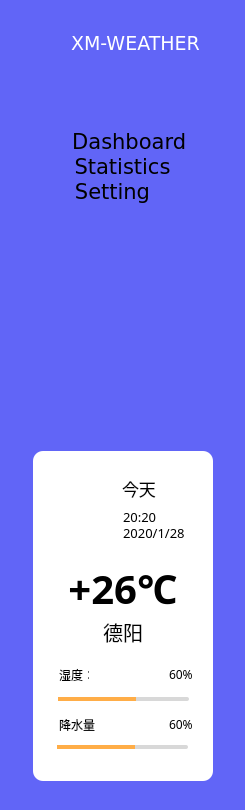
   <widget class="QWidget" name="Left_widget" native="true">
    <property name="geometry">
     <rect>
      <x>0</x>
      <y>0</y>
      <width>245</width>
      <height>810</height>
     </rect>
    </property>
    <property name="minimumSize">
     <size>
      <width>245</width>
      <height>810</height>
     </size>
    </property>
    <property name="maximumSize">
     <size>
      <width>245</width>
      <height>810</height>
     </size>
    </property>
    <property name="styleSheet">
     <string notr="true">background-color: rgb(97, 101, 247);
border-top-left-radius:10px;
border-bottom-left-radius:10px;</string>
    </property>
    <widget class="QListWidget" name="List_widget">
     <property name="geometry">
      <rect>
       <x>0</x>
       <y>129</y>
       <width>245</width>
       <height>171</height>
      </rect>
     </property>
     <property name="minimumSize">
      <size>
       <width>245</width>
       <height>0</height>
      </size>
     </property>
     <property name="maximumSize">
      <size>
       <width>245</width>
       <height>245</height>
      </size>
     </property>
     <property name="styleSheet">
      <string notr="true">QListWidget::Item:selected {
    border-left: 5px solid rgb(255,255,255);
	color:rgb(255,255,255);
}
QListWidget::Item:hover {
    border-left: 5px solid rgb(255,255,255);
}</string>
     </property>
     <property name="lineWidth">
      <number>1</number>
     </property>
     <property name="iconSize">
      <size>
       <width>60</width>
       <height>60</height>
      </size>
     </property>
     <property name="spacing">
      <number>0</number>
     </property>
     <property name="modelColumn">
      <number>0</number>
     </property>
     <item>
      <property name="text">
       <string>  Dashboard</string>
      </property>
      <property name="font">
       <font>
        <family>Verdana</family>
        <pointsize>16</pointsize>
       </font>
      </property>
      <property name="textAlignment">
       <set>AlignCenter</set>
      </property>
      <property name="background">
       <brush brushstyle="NoBrush">
        <color alpha="255">
         <red>255</red>
         <green>255</green>
         <blue>255</blue>
        </color>
       </brush>
      </property>
      <property name="foreground">
       <brush brushstyle="NoBrush">
        <color alpha="255">
         <red>255</red>
         <green>255</green>
         <blue>255</blue>
        </color>
       </brush>
      </property>
     </item>
     <item>
      <property name="text">
       <string>Statistics</string>
      </property>
      <property name="font">
       <font>
        <family>Verdana</family>
        <pointsize>16</pointsize>
       </font>
      </property>
      <property name="textAlignment">
       <set>AlignCenter</set>
      </property>
      <property name="background">
       <brush brushstyle="NoBrush">
        <color alpha="255">
         <red>255</red>
         <green>255</green>
         <blue>255</blue>
        </color>
       </brush>
      </property>
      <property name="foreground">
       <brush brushstyle="NoBrush">
        <color alpha="255">
         <red>255</red>
         <green>255</green>
         <blue>255</blue>
        </color>
       </brush>
      </property>
     </item>
     <item>
      <property name="text">
       <string>Setting   </string>
      </property>
      <property name="font">
       <font>
        <family>Verdana</family>
        <pointsize>16</pointsize>
       </font>
      </property>
      <property name="textAlignment">
       <set>AlignCenter</set>
      </property>
      <property name="background">
       <brush brushstyle="NoBrush">
        <color alpha="255">
         <red>255</red>
         <green>255</green>
         <blue>255</blue>
        </color>
       </brush>
      </property>
      <property name="foreground">
       <brush brushstyle="NoBrush">
        <color alpha="255">
         <red>255</red>
         <green>255</green>
         <blue>255</blue>
        </color>
       </brush>
      </property>
     </item>
    </widget>
    <widget class="QLabel" name="Title_label">
     <property name="geometry">
      <rect>
       <x>71</x>
       <y>28</y>
       <width>151</width>
       <height>31</height>
      </rect>
     </property>
     <property name="font">
      <font>
       <family>Verdana</family>
       <pointsize>14</pointsize>
       <weight>50</weight>
       <italic>false</italic>
       <bold>false</bold>
      </font>
     </property>
     <property name="styleSheet">
      <string notr="true">color: rgb(255, 255, 255);</string>
     </property>
     <property name="text">
      <string>XM-WEATHER</string>
     </property>
    </widget>
    <widget class="QLabel" name="label_3">
     <property name="geometry">
      <rect>
       <x>20</x>
       <y>25</y>
       <width>43</width>
       <height>41</height>
      </rect>
     </property>
     <property name="minimumSize">
      <size>
       <width>43</width>
       <height>41</height>
      </size>
     </property>
     <property name="maximumSize">
      <size>
       <width>43</width>
       <height>41</height>
      </size>
     </property>
     <property name="styleSheet">
      <string notr="true">background-image:url(../icon/logo.png);</string>
     </property>
     <property name="text">
      <string/>
     </property>
    </widget>
    <widget class="QLabel" name="Msg_Precipitation">
     <property name="geometry">
      <rect>
       <x>59</x>
       <y>717</y>
       <width>40</width>
       <height>15</height>
      </rect>
     </property>
     <property name="minimumSize">
      <size>
       <width>40</width>
       <height>15</height>
      </size>
     </property>
     <property name="maximumSize">
      <size>
       <width>40</width>
       <height>15</height>
      </size>
     </property>
     <property name="font">
      <font>
       <family>等线</family>
      </font>
     </property>
     <property name="styleSheet">
      <string notr="true">background-color: rgb(255, 255, 255);</string>
     </property>
     <property name="text">
      <string>降水量：</string>
     </property>
    </widget>
    <widget class="QLabel" name="Msg_Date">
     <property name="geometry">
      <rect>
       <x>123</x>
       <y>525</y>
       <width>80</width>
       <height>15</height>
      </rect>
     </property>
     <property name="minimumSize">
      <size>
       <width>80</width>
       <height>15</height>
      </size>
     </property>
     <property name="maximumSize">
      <size>
       <width>80</width>
       <height>15</height>
      </size>
     </property>
     <property name="font">
      <font>
       <family>等线 Light</family>
       <pointsize>10</pointsize>
      </font>
     </property>
     <property name="styleSheet">
      <string notr="true">background-color: rgb(255, 255, 255);</string>
     </property>
     <property name="text">
      <string>2020/1/28</string>
     </property>
    </widget>
    <widget class="QLabel" name="Msg_Temper">
     <property name="geometry">
      <rect>
       <x>33</x>
       <y>558</y>
       <width>180</width>
       <height>60</height>
      </rect>
     </property>
     <property name="minimumSize">
      <size>
       <width>180</width>
       <height>60</height>
      </size>
     </property>
     <property name="maximumSize">
      <size>
       <width>185</width>
       <height>60</height>
      </size>
     </property>
     <property name="font">
      <font>
       <family>等线 Light</family>
       <pointsize>30</pointsize>
       <weight>75</weight>
       <bold>true</bold>
      </font>
     </property>
     <property name="styleSheet">
      <string notr="true">border-radius:10px;
background-color: rgb(255, 255, 255);</string>
     </property>
     <property name="text">
      <string>+26℃</string>
     </property>
     <property name="alignment">
      <set>Qt::AlignCenter</set>
     </property>
    </widget>
    <widget class="QLabel" name="Msg_Time">
     <property name="geometry">
      <rect>
       <x>123</x>
       <y>509</y>
       <width>50</width>
       <height>15</height>
      </rect>
     </property>
     <property name="minimumSize">
      <size>
       <width>50</width>
       <height>15</height>
      </size>
     </property>
     <property name="maximumSize">
      <size>
       <width>50</width>
       <height>15</height>
      </size>
     </property>
     <property name="font">
      <font>
       <family>等线 Light</family>
       <pointsize>10</pointsize>
      </font>
     </property>
     <property name="styleSheet">
      <string notr="true">background-color: rgb(255, 255, 255);</string>
     </property>
     <property name="text">
      <string>20:20</string>
     </property>
    </widget>
    <widget class="QLabel" name="Msg_Label">
     <property name="geometry">
      <rect>
       <x>33</x>
       <y>451</y>
       <width>180</width>
       <height>330</height>
      </rect>
     </property>
     <property name="minimumSize">
      <size>
       <width>180</width>
       <height>330</height>
      </size>
     </property>
     <property name="maximumSize">
      <size>
       <width>185</width>
       <height>330</height>
      </size>
     </property>
     <property name="styleSheet">
      <string notr="true">background-color: rgb(255, 255, 255);border-radius:10px;</string>
     </property>
     <property name="text">
      <string/>
     </property>
    </widget>
    <widget class="QLabel" name="Msg_Scale1">
     <property name="geometry">
      <rect>
       <x>169</x>
       <y>667</y>
       <width>30</width>
       <height>15</height>
      </rect>
     </property>
     <property name="minimumSize">
      <size>
       <width>30</width>
       <height>15</height>
      </size>
     </property>
     <property name="maximumSize">
      <size>
       <width>30</width>
       <height>15</height>
      </size>
     </property>
     <property name="font">
      <font>
       <family>等线</family>
      </font>
     </property>
     <property name="styleSheet">
      <string notr="true">background-color: rgb(255, 255, 255);</string>
     </property>
     <property name="text">
      <string>60%</string>
     </property>
    </widget>
    <widget class="QLabel" name="Msg_City">
     <property name="geometry">
      <rect>
       <x>33</x>
       <y>619</y>
       <width>180</width>
       <height>25</height>
      </rect>
     </property>
     <property name="minimumSize">
      <size>
       <width>180</width>
       <height>25</height>
      </size>
     </property>
     <property name="font">
      <font>
       <family>黑体</family>
       <pointsize>15</pointsize>
      </font>
     </property>
     <property name="styleSheet">
      <string notr="true">background-color: rgb(255, 255, 255);</string>
     </property>
     <property name="text">
      <string>德阳</string>
     </property>
     <property name="alignment">
      <set>Qt::AlignCenter</set>
     </property>
    </widget>
    <widget class="QProgressBar" name="Msg_Bar1_2">
     <property name="geometry">
      <rect>
       <x>57</x>
       <y>745</y>
       <width>131</width>
       <height>4</height>
      </rect>
     </property>
     <property name="minimumSize">
      <size>
       <width>131</width>
       <height>4</height>
      </size>
     </property>
     <property name="maximumSize">
      <size>
       <width>4</width>
       <height>3</height>
      </size>
     </property>
     <property name="styleSheet">
      <string notr="true">QProgressBar::chunk {background-color: rgb(255, 173, 71);}
QProgressBar {border: 2px ;   border-radius: 1.5px; background-color: rgb(216, 216, 216);}

</string>
     </property>
     <property name="value">
      <number>60</number>
     </property>
     <property name="alignment">
      <set>Qt::AlignCenter</set>
     </property>
     <property name="format">
      <string/>
     </property>
    </widget>
    <widget class="QLabel" name="Msg_Scale2">
     <property name="geometry">
      <rect>
       <x>169</x>
       <y>717</y>
       <width>30</width>
       <height>15</height>
      </rect>
     </property>
     <property name="minimumSize">
      <size>
       <width>30</width>
       <height>15</height>
      </size>
     </property>
     <property name="maximumSize">
      <size>
       <width>30</width>
       <height>15</height>
      </size>
     </property>
     <property name="font">
      <font>
       <family>等线</family>
      </font>
     </property>
     <property name="styleSheet">
      <string notr="true">background-color: rgb(255, 255, 255);</string>
     </property>
     <property name="text">
      <string>60%</string>
     </property>
    </widget>
    <widget class="QLabel" name="Msg_Days">
     <property name="geometry">
      <rect>
       <x>122</x>
       <y>478</y>
       <width>50</width>
       <height>20</height>
      </rect>
     </property>
     <property name="minimumSize">
      <size>
       <width>50</width>
       <height>20</height>
      </size>
     </property>
     <property name="maximumSize">
      <size>
       <width>50</width>
       <height>20</height>
      </size>
     </property>
     <property name="font">
      <font>
       <family>黑体</family>
       <pointsize>13</pointsize>
      </font>
     </property>
     <property name="styleSheet">
      <string notr="true">background-color: rgb(255, 255, 255);</string>
     </property>
     <property name="text">
      <string>今天</string>
     </property>
    </widget>
    <widget class="QProgressBar" name="Msg_Bar1">
     <property name="geometry">
      <rect>
       <x>58</x>
       <y>697</y>
       <width>131</width>
       <height>4</height>
      </rect>
     </property>
     <property name="minimumSize">
      <size>
       <width>131</width>
       <height>4</height>
      </size>
     </property>
     <property name="maximumSize">
      <size>
       <width>4</width>
       <height>3</height>
      </size>
     </property>
     <property name="styleSheet">
      <string notr="true">QProgressBar {border: 2px ;   border-radius: 1.5px; background-color: rgb(216, 216, 216);}
::chunk {background-color: rgb(255, 173, 71);}

</string>
     </property>
     <property name="value">
      <number>60</number>
     </property>
     <property name="alignment">
      <set>Qt::AlignCenter</set>
     </property>
     <property name="format">
      <string/>
     </property>
    </widget>
    <widget class="QLabel" name="Msg_icon">
     <property name="geometry">
      <rect>
       <x>55</x>
       <y>477</y>
       <width>60</width>
       <height>60</height>
      </rect>
     </property>
     <property name="minimumSize">
      <size>
       <width>60</width>
       <height>60</height>
      </size>
     </property>
     <property name="maximumSize">
      <size>
       <width>60</width>
       <height>60</height>
      </size>
     </property>
     <property name="styleSheet">
      <string notr="true">border-radius:10px;
background-image:url(../icon/quality.png);
background-color:none;</string>
     </property>
     <property name="text">
      <string/>
     </property>
    </widget>
    <widget class="QLabel" name="Msg_Humidity">
     <property name="geometry">
      <rect>
       <x>59</x>
       <y>667</y>
       <width>30</width>
       <height>15</height>
      </rect>
     </property>
     <property name="minimumSize">
      <size>
       <width>30</width>
       <height>15</height>
      </size>
     </property>
     <property name="maximumSize">
      <size>
       <width>30</width>
       <height>15</height>
      </size>
     </property>
     <property name="font">
      <font>
       <family>等线</family>
      </font>
     </property>
     <property name="styleSheet">
      <string notr="true">background-color: rgb(255, 255, 255);</string>
     </property>
     <property name="text">
      <string>湿度：</string>
     </property>
    </widget>
    <zorder>List_widget</zorder>
    <zorder>Title_label</zorder>
    <zorder>label_3</zorder>
    <zorder>Msg_Label</zorder>
    <zorder>Msg_Scale1</zorder>
    <zorder>Msg_City</zorder>
    <zorder>Msg_Bar1_2</zorder>
    <zorder>Msg_Scale2</zorder>
    <zorder>Msg_Days</zorder>
    <zorder>Msg_Bar1</zorder>
    <zorder>Msg_icon</zorder>
    <zorder>Msg_Humidity</zorder>
    <zorder>Msg_Precipitation</zorder>
    <zorder>Msg_Time</zorder>
    <zorder>Msg_Temper</zorder>
    <zorder>Msg_Date</zorder>
   </widget>
